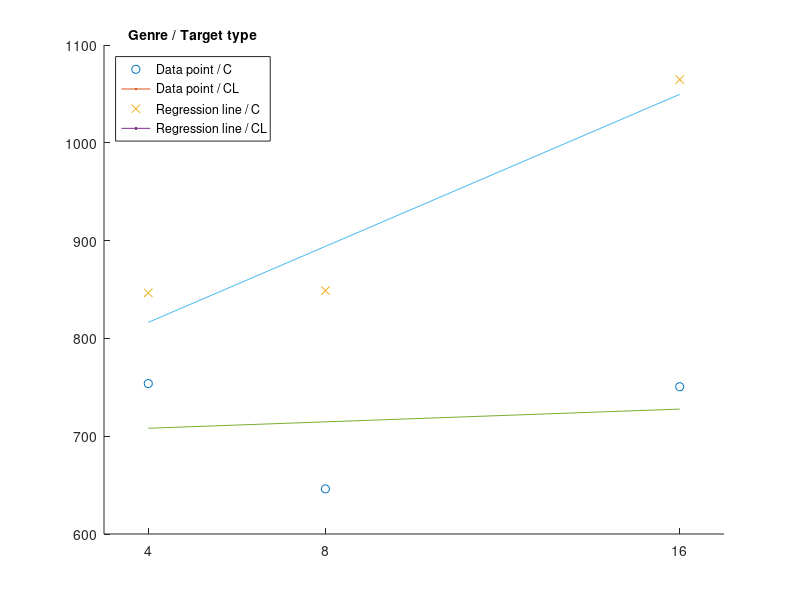

Here is the MATLAB script that generated this plot:
clear; close all;
d = importdata('data.csv',',',3);
data = d.data;
data(:,1) = [];
[people, setnum] = size(data);
setsize = [4 8 16];
x = setsize;
slope = zeros(people, 3);
for k=1:people
    y = data(k,1:3);
    p_circle = polyfit(x,y,1);
    slope(k,1) = p_circle(1);
    y = data(k,7:9);
    p_circle = polyfit(x,y,1);
    slope(k,2) = p_circle(1);
    slope(k,3) = p_circle(1) - p_circle(2);
end
mynum = 2;
fig1 = figure;
hold on;
y = data(mynum,1:3);
plot(x,y,'o',LineWidth=2);
p_circle = polyfit(x,y,1);
a = p_circle(:,1);
b = p_circle(:,2);
y1 = a * x + b;
y = data(mynum, 7:9);
plot(x,y,'x',LineWidth=2);
p_circle_bar = polyfit(x,y,1);
a = p_circle_bar(:,1);
b = p_circle_bar(:,2);
y2 = a * x + b;
plot(x, y1, x, y2, LineWidth=2);
leg = legend('Data point / C','Data point / CL', 'Regression line / C', 'Regression line / CL','Location','northwest');
title(leg, 'Genre / Target type')
axis([3 17 600 1100]);
xticks([4 8 16])
hold off;
exportgraphics(fig1,'../Figures/14_02_graph.pdf','ContentType','vector');